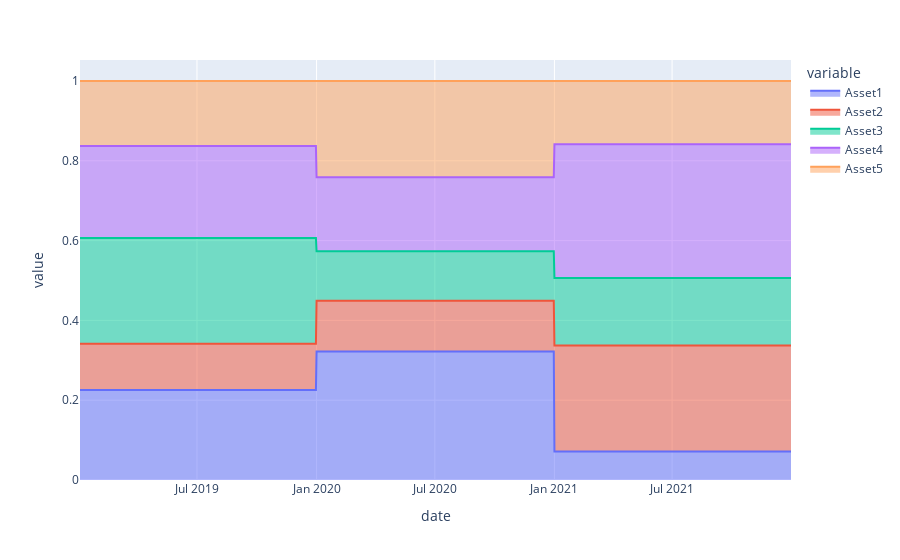

Write notebook code for a chart like this one.
### Markdown cell above
<h2 style="color: #FF6347;">Area Chart of Asset Weights.</h2>

### Code cell
#Ratio of Asset1 increased in 2020 and dramatically dropped in 2021 
import plotly.express as px
fig = px.area(weight_df, x="date", y=["Asset1","Asset2", "Asset3", "Asset4", "Asset5"])
fig.show()

### Figure 1 — Plotly figure (JSON) as saved in the notebook; plotly's stock layout.template omitted (floating-point values rounded to 4 significant figures; data arrays with more than 128 entries replaced by an {"elided": "..."} marker saying what was removed)
{"data": [{"fillpattern": {"shape": ""}, "hovertemplate": "variable=Asset1<br>date=%{x}<br>value=%{y}<extra></extra>", "legendgroup": "Asset1", "line": {"color": "#636efa"}, "marker": {"symbol": "circle"}, "mode": "lines", "name": "Asset1", "orientation": "v", "showlegend": true, "stackgroup": "1", "type": "scatter", "x": {"elided": "783 str values"}, "xaxis": "x", "y": {"elided": "783 float values"}, "yaxis": "y"}, {"fillpattern": {"shape": ""}, "hovertemplate": "variable=Asset2<br>date=%{x}<br>value=%{y}<extra></extra>", "legendgroup": "Asset2", "line": {"color": "#EF553B"}, "marker": {"symbol": "circle"}, "mode": "lines", "name": "Asset2", "orientation": "v", "showlegend": true, "stackgroup": "1", "type": "scatter", "x": {"elided": "783 str values"}, "xaxis": "x", "y": {"elided": "783 float values"}, "yaxis": "y"}, {"fillpattern": {"shape": ""}, "hovertemplate": "variable=Asset3<br>date=%{x}<br>value=%{y}<extra></extra>", "legendgroup": "Asset3", "line": {"color": "#00cc96"}, "marker": {"symbol": "circle"}, "mode": "lines", "name": "Asset3", "orientation": "v", "showlegend": true, "stackgroup": "1", "type": "scatter", "x": {"elided": "783 str values"}, "xaxis": "x", "y": {"elided": "783 float values"}, "yaxis": "y"}, {"fillpattern": {"shape": ""}, "hovertemplate": "variable=Asset4<br>date=%{x}<br>value=%{y}<extra></extra>", "legendgroup": "Asset4", "line": {"color": "#ab63fa"}, "marker": {"symbol": "circle"}, "mode": "lines", "name": "Asset4", "orientation": "v", "showlegend": true, "stackgroup": "1", "type": "scatter", "x": {"elided": "783 str values"}, "xaxis": "x", "y": {"elided": "783 float values"}, "yaxis": "y"}, {"fillpattern": {"shape": ""}, "hovertemplate": "variable=Asset5<br>date=%{x}<br>value=%{y}<extra></extra>", "legendgroup": "Asset5", "line": {"color": "#FFA15A"}, "marker": {"symbol": "circle"}, "mode": "lines", "name": "Asset5", "orientation": "v", "showlegend": true, "stackgroup": "1", "type": "scatter", "x": {"elided": "783 str values"}, "xaxis": "x", "y": {"elided": "783 float values"}, "yaxis": "y"}], "layout": {"legend": {"title": {"text": "variable"}, "tracegroupgap": 0}, "margin": {"t": 60}, "xaxis": {"anchor": "y", "domain": [0, 1], "title": {"text": "date"}}, "yaxis": {"anchor": "x", "domain": [0, 1], "title": {"text": "value"}}}}
